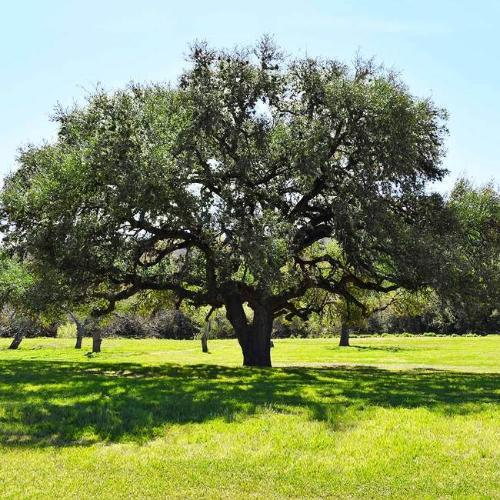
#> input picture Image_Compression_by_Seam_carving/test_image.jpg, 500 x 500 px
$ python image_compression_by_seam_carving.py
#> lines starting #> are read from the running program, lines starting #| are printed output that depends on the picture
import numpy as np
from scipy.ndimage import sobel
from PIL import Image

def image_to_array(image_path):
    # Open the image and convert it to an array
#> called with image_path = 'test_image.jpg'
    img = Image.open(image_path)
#> img is the input picture: PIL image 500x500 RGB; mean R, G, B 127.7, 141.4, 99.2
    img_array = np.array(img)
    return img_array

def calculate_energy(img_array):
    # Calculate the energy map by finding the Sobel gradient for each RGB channel
    energy_map = np.zeros((img_array.shape[0], img_array.shape[1]))

    for channel in range(3):  # For R, G, B channels
        sobel_x = sobel(img_array[:, :, channel], axis=0)  # Horizontal gradient
        sobel_y = sobel(img_array[:, :, channel], axis=1)  # Vertical gradient
        energy_map += np.hypot(sobel_x, sobel_y)  # Combine gradients for energy map
    return energy_map

def vertical_seam(array):
    # Initialize a DP array to store the minimum energy cost to reach each pixel
    i, j = array.shape
    dp = np.zeros((i, j))
    # Set the bottom row of the DP array to the energy map's bottom row values
    dp[-1, :] = array[-1, :]
    # Fill DP table from bottom to top to find minimum seam cost
    for row in range(i-2, -1, -1):
        for col in range(j):
            # Calculate minimum energy for each possible move
            min_prev = dp[row + 1, col] #direct up will always be possible
            if col > 0:
                min_prev = min(min_prev, dp[row + 1, col - 1]) #if not at left edge then check for left-down case vs current min
            if col < j - 1:
                min_prev = min(min_prev, dp[row + 1, col + 1]) #if not at right edge then check for right-down case vs current min
           #add the min path we found to the distruction value at the current cell and add it to the current dp matrix cell (total disruption up to this point)
            dp[row, col] = array[row, col] + min_prev
    # Backtrack to find the optimal seam path
    seam_cells = []
    col = np.argmin(dp[0,:])  # Starting point with minimum energy in the top row
    seam_cells.append((0, col))
    # For each row, track the path by moving to the minimum energy column in the next row
    for row in range(1,i):
        if col == j-1:
            if dp[row,col-1] < dp[row,col]:
                col-=1
        elif col == 0:
            if dp[row,col+1] < dp[row,col]:
                col+=1
        elif col > 0 and col < j-1:
            if dp[row,col-1] < dp[row,col] and dp[row,col-1] < dp[row,col+1]:
                col-=1
            elif dp[row,col+1] < dp[row,col] and dp[row,col+1] < dp[row,col-1]:
                col+=1
        seam_cells.append([row,col])
    return seam_cells

def horizontal_seam(array):
    i, j = array.shape
    dp = np.zeros((i,j))
    # set left side of dp matrix to energy map's left side values (j = 0)
    dp[ : , 0] = array[ : , 0]
    # Now fill in the DP matrix from left to right
    for column in range(1, j - 1):
        #for each column (left to right, skipping previously filled in first), go through each row, top to bottom
        for row in range(0, i-1):
            #we can always go straight to the right so lets set min_prev to that first
            min_prev = dp[row,column+1]
            #check if not at top of table (then we can go right-up)
            if row > 0:
                min_prev = min(min_prev, dp[row-1,column+1])
            #check if not at bottom of table (then we can go right-down)
            if row < i - 1:
                min_prev = min(min_prev, dp[row+1,column+1])
            #now add the min prev to the distruction at the current pixel and put this in the curr cell of the dp matrix
            #this is the total disruption up to this cell
            dp[row,column] = array[row, column] + min_prev
    #once the matrix is filled in, the ideal starting pixel will be the cell with the smallest value in the last column
    start_row = np.argmin(dp[:, j-1])
    #lets make an array to keep track of ideal seam's pixels to delete later
    seam_cells = []
    # put the optimal start_cell in the seam_cell array
    seam_cells.append([start_row, j-1])
    #move from second to last column down to the first following ideal path from start pixel
    for col in range(j-2,0,-1):
        if row == 0:
            if dp[row+1,col] < dp[row,col]:
                row+=1
        elif row==i-1:
            if dp[row-1,col] < dp[row,col]:
                row-=1
        elif row > 0 and row < i-1:
            if dp[row-1,col] < dp[row,col] and dp[row-1,col] < dp[row+1,col]:
                row-=1
            elif dp[row+1,col] < dp[row,col] and dp[row+1, col] < dp[row-1,col]:
                row+=1
        seam_cells.append([row,col])
    return seam_cells

def remove_vertical_seam(img_array, seam_cells):
    # Create a new array with one less column for the compressed image
    new_img_array = np.zeros((img_array.shape[0], img_array.shape[1] - 1, img_array.shape[2]), dtype=img_array.dtype)
    # For each row, remove the pixel in the seam
    for row, col in seam_cells:
        new_img_array[row, :col] = img_array[row, :col]  # Copy all pixels up to seam
        new_img_array[row, col:] = img_array[row, col + 1:]  # Skip seam and copy the rest
    return new_img_array

def remove_horizontal_seam(img_array, seam_cells):
    # Create new array with one less row for the compressed image
    new_img_array = np.zeros((img_array.shape[0] - 1, img_array.shape[1], img_array.shape[2]), dtype=img_array.dtype)
    # for each column, remove the pixel in the seam
    for row, col in seam_cells:
        new_img_array[:row, col] = img_array[:row, col] #copy all pixels up to seam
        new_img_array[row:, col] = img_array[row + 1:, col] #skip seam cell and copy the rest
    return new_img_array

def compression(num_reductions, img_path):
    # Convert image to array and apply seam carving for the specified number of reductions
    img_array = image_to_array(img_path)
    for i in range(num_reductions):
        # remove vertical seam
        energy_map = calculate_energy(img_array)  # Generate energy map
        seam = vertical_seam(energy_map)  # Find optimal seam based on energy map
        img_array = remove_vertical_seam(img_array, seam)  # Remove the optimal seam
        # now remove horizontal seam
        energy_map = calculate_energy(img_array)
        seam = horizontal_seam(energy_map)
        img_array = remove_horizontal_seam(img_array, seam)
        print(str(i+1) + "/" + str(num_reductions))
#> this loop made 20 passes
#> pass 1, in compression, `energy_map = calculate_energy(img_array)`:
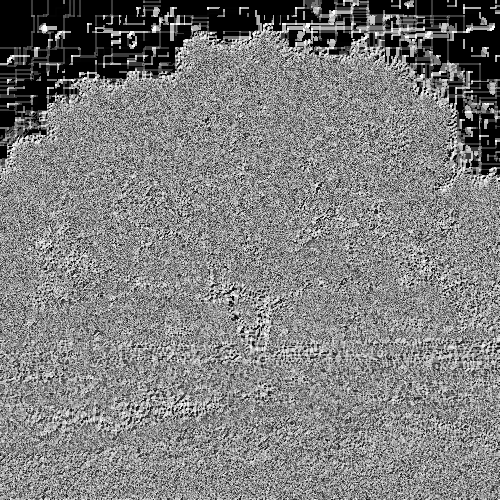
#> energy_map: shape (500, 500) float64; min 0, max 1081.5, mean 537.3; drawn with min black and max white
#> pass 1, in compression, `img_array = remove_vertical_seam(img_array, seam)`:
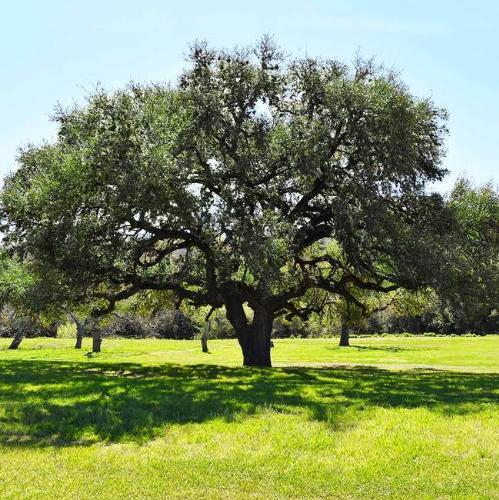
#> img_array: shape (500, 499, 3); mean R, G, B 127.6, 141.3, 99.2
#> pass 1, in compression, `energy_map = calculate_energy(img_array)`:
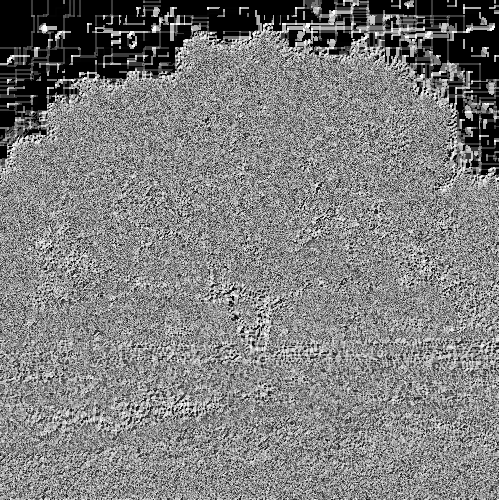
#> energy_map: shape (500, 499) float64; min 0, max 1081.5, mean 537.7; drawn with min black and max white
#> pass 1, in compression, `img_array = remove_horizontal_seam(img_array, seam)`:
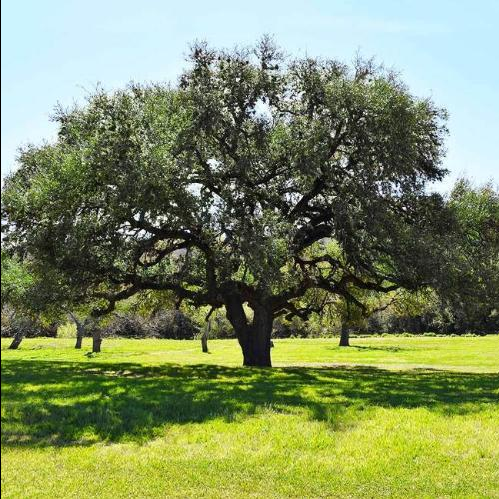
#> img_array: shape (499, 499, 3); mean R, G, B 127.2, 140.8, 98.9
#> after the loop:
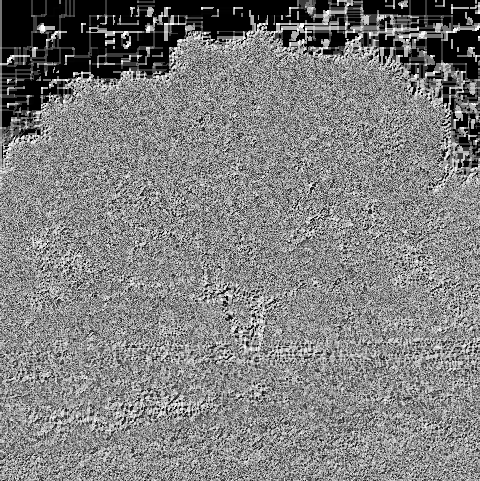
#> energy_map: shape (481, 480) float64; min 0, max 1081.5, mean 543.2; drawn with min black and max white
#> after the loop:
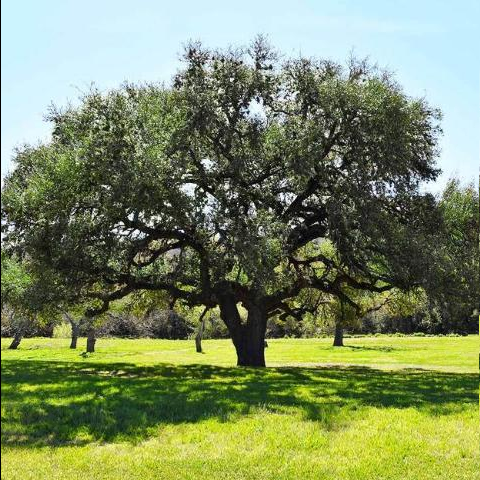
#> img_array: shape (480, 480, 3); mean R, G, B 124.3, 137.9, 99.1
    # Save the compressed image after all seams are removed
    result_img = Image.fromarray(img_array)
    result_img.save("compressed_image.jpg")


compression(20, "test_image.jpg")

$ run again, with Image_Compression_by_Seam_carving/compressed_image_bad.jpg copied over Image_Compression_by_Seam_carving/test_image.jpg
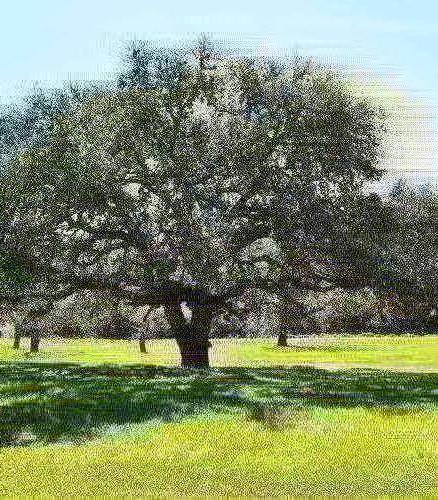
#> input picture Image_Compression_by_Seam_carving/compressed_image_bad.jpg, 438 x 500 px
#> in image_to_array, img is the input picture: PIL image 438x500 RGB; mean R, G, B 130, 141, 110.1
#> the loop in compression, `for i in range(num_reductions):` made 20 passes
#> after the loop in compression, `for i in range(num_reductions):`:
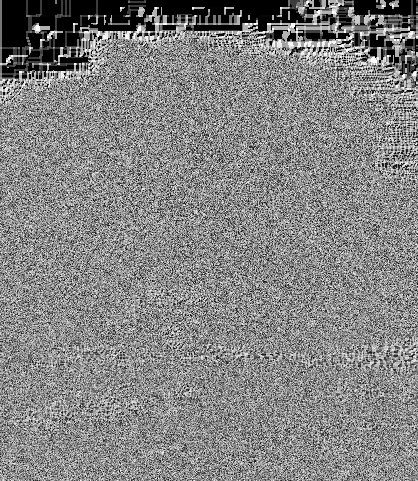
#> energy_map: shape (481, 418) float64; min 0, max 1081.5, mean 559.8; drawn with min black and max white
#> after the loop in compression, `for i in range(num_reductions):`:
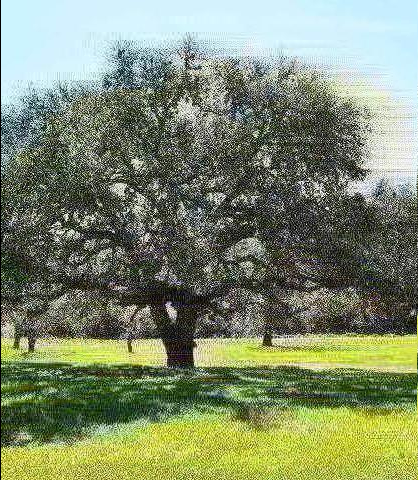
#> img_array: shape (480, 418, 3); mean R, G, B 127.7, 138.8, 110.6
